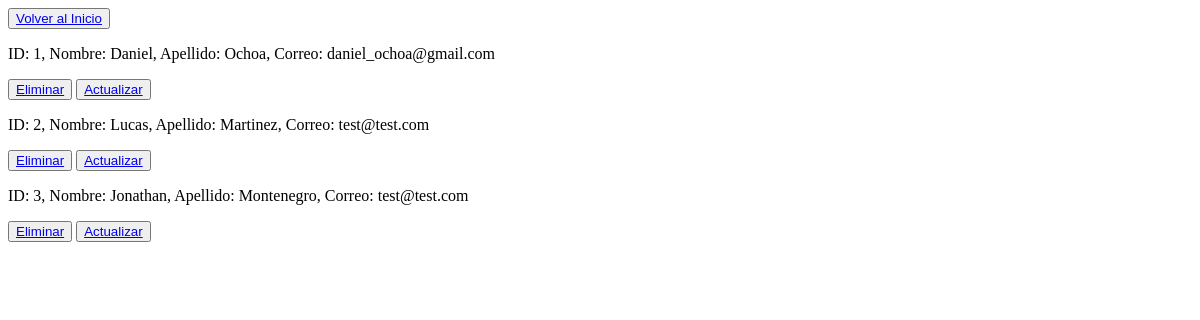
Page /mostrar_profesores/ on the earlier database version.
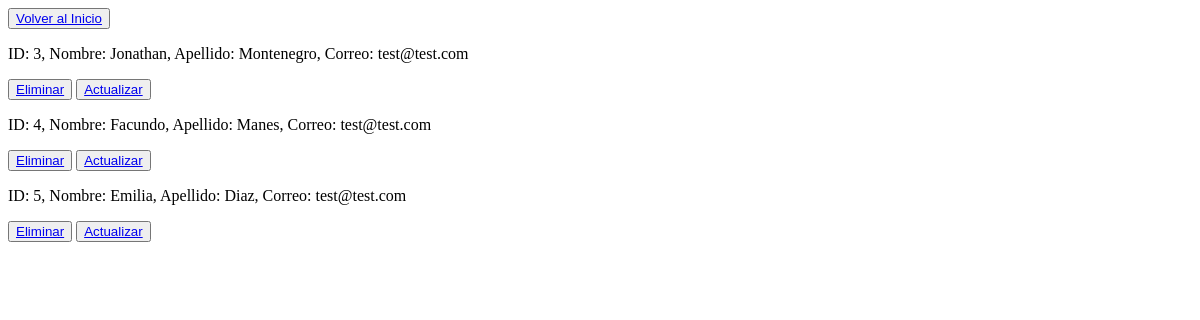
Same page on the later database version.
### AppCoder/models.py (models this page shows, shortened)
class Profesor(models.Model):
    nombre = models.CharField(max_length=40)
    apellido = models.CharField(max_length=40)
    email = models.EmailField()
    profesion = models.CharField(max_length=40)
    def __str__(self):
        return f'ID: {self.id}, Nombre: {self.nombre}, Apellido: {self.apellido}, Correo: {self.email}'

### AppCoder/views.py (the view)
# urls.py: path("mostrar_profesores/", views.mostrar_profesores, name='Mostrar Profesor'),
def mostrar_profesores(request):
    profesores = Profesor.objects.all
    context = {'profesores': profesores}
    return render(request, 'mostrar_profesores.html', context= context)

### AppCoder/templates/mostrar_profesores.html (shortened to what this page needs)
<button>
    <a class="btn btn-primary" href="{% url 'Home' %}">Volver al Inicio</a>
</button>
{% for profesor in  profesores %}
    <p>{{ profesor }} </p>
    <button>
       <a href= {% url 'Eliminar Profesor' id_profesor=profesor.id %}> Eliminar </a>
    </button>
    <button>
        <a href= {% url 'Actualizar Profesor' id_profesor=profesor.id %}> Actualizar </a>
     </button>
{% endfor %}

Differences in the rows shown:
removed Profesor: id+nombre+apellido "ID: 1, Nombre: Daniel, Apellido: Ochoa, Correo: daniel_ochoa@gmail.com"
removed Profesor: id+nombre+apellido "ID: 2, Nombre: Lucas, Apellido: Martinez, Correo: test@test.com"
added Profesor: id+nombre+apellido "ID: 4, Nombre: Facundo, Apellido: Manes, Correo: test@test.com"
added Profesor: id+nombre+apellido "ID: 5, Nombre: Emilia, Apellido: Diaz, Correo: test@test.com"
